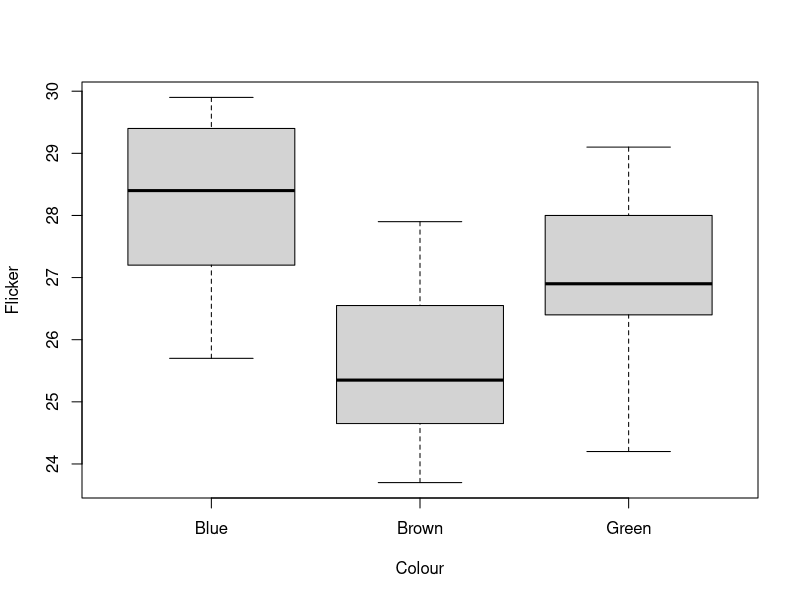
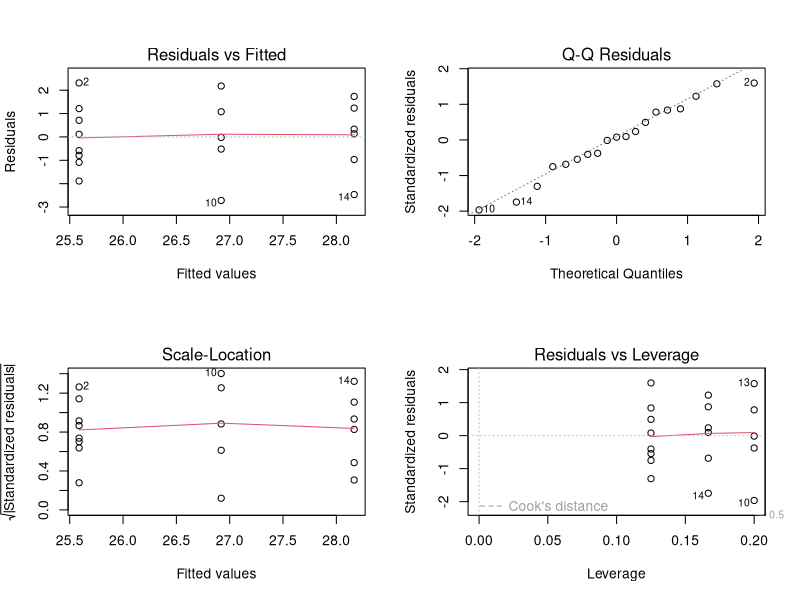
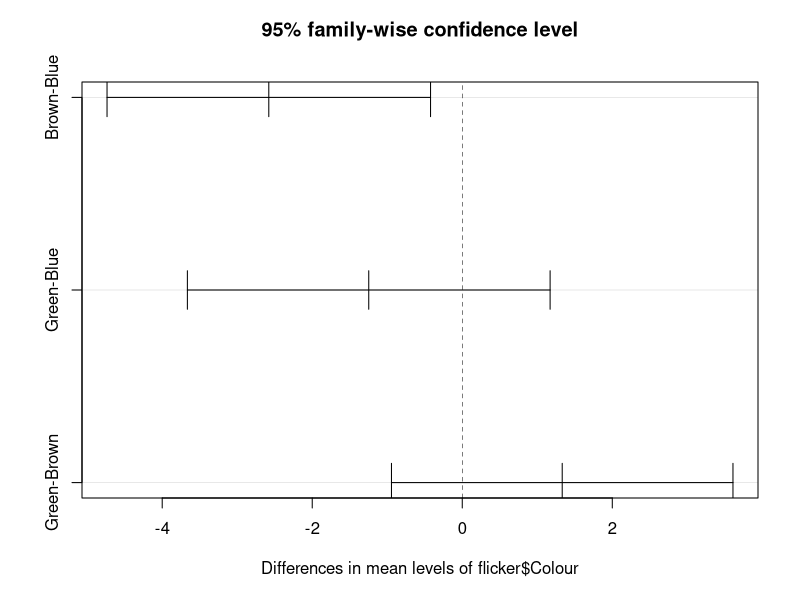

Reproduce these figures in R, in order.

flicker <- read.table("Rx-data/flicker.txt", header=TRUE)
head(flicker)
names(flicker)
flicker$Colour <- as.factor(flicker$Colour)
plot(flicker)
meansd <- function(x) c(mean = mean(x), sd = sd(x))
by(flicker$Flicker, flicker$Colour, FUN = meansd)

oneway.test(Flicker ~ Colour, data = flicker)
oneway.test(Flicker ~ Colour, data = flicker, var.equal = TRUE)

L <- lm(Flicker ~ Colour, data = flicker)
summary(L) #now, baseline model is 'blue eyes'
#model: y = mu + delta_i + epsilon_i,j
# mu(intercept) : mean of blue
# delta_1 : difference in means of blue and brown
# delta_2 : difference in means of blue and green

# t-test: H0: delta_i=0 vs H1: delta_i!=0, for i=1,2
# f-test : H0: delta_1=delta_2=0, H1: otherwise
# f test == oneway.test(var.equal=TRUE)

#X matrix of L
model.matrix(L)

#anova table (for F test/p-value)
anova(L) #residual standard error = sqrt(MSE)


par(mfrow=c(2,2))
plot(L)

#testing
pairwise.t.test(flicker$Flicker, flicker$Colour, p.adjust.method = "bonferroni")
?pairwise.t.test
?p.adjust

TukeyHSD(aov(flicker$Flicker ~ flicker$Colour))
par(mfrow = c(1,1))
plot(TukeyHSD(aov(flicker$Flicker ~ flicker$Colour)))

# without intercept
L1 <- lm(Flicker ~ Colour - 1, data = flicker)
summary(L1)
# y_ij = mu_i + epsilon_ij
# mu_i : each group's mean

# t test: H0: mu_i=0, H1: mu_i!=0, i=1,2,3
# Careful with the interpretation of the F test, the R-square results
# (what is baseline model of F-test??? <- unknown...
# (why R^2 is too high??? <- because R calculate the value wrongly


